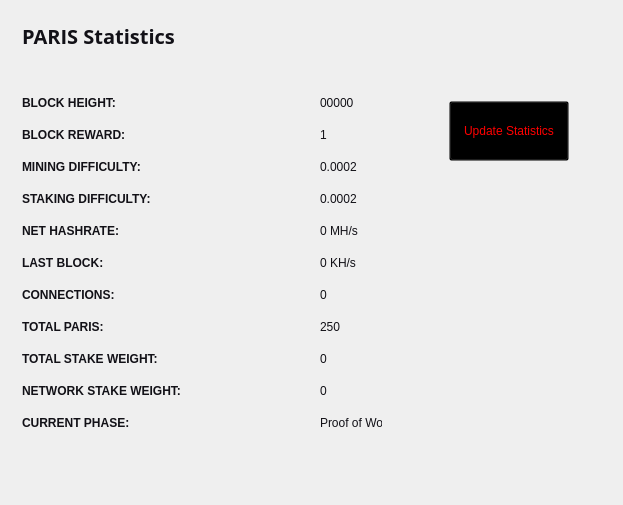
<?xml version="1.0" encoding="UTF-8"?>
<ui version="4.0">
 <class>StatisticsPage</class>
 <widget class="QWidget" name="StatisticsPage">
  <property name="windowModality">
   <enum>Qt::NonModal</enum>
  </property>
  <property name="geometry">
   <rect>
    <x>0</x>
    <y>0</y>
    <width>623</width>
    <height>505</height>
   </rect>
  </property>
  <property name="windowTitle">
   <string>Digging</string>
  </property>
  <property name="styleSheet">
   <string notr="true">color:#ffffff;
font-family:'Open Sans,sans-serif';</string>
  </property>
  <layout class="QGridLayout" name="gridLayout">
   <property name="sizeConstraint">
    <enum>QLayout::SetMaximumSize</enum>
   </property>
   <item row="0" column="1">
    <widget class="QFrame" name="frame">
     <property name="minimumSize">
      <size>
       <width>213</width>
       <height>0</height>
      </size>
     </property>
     <property name="frameShape">
      <enum>QFrame::NoFrame</enum>
     </property>
     <property name="frameShadow">
      <enum>QFrame::Raised</enum>
     </property>
     <widget class="QPushButton" name="startButton">
      <property name="geometry">
       <rect>
        <x>50</x>
        <y>90</y>
        <width>120</width>
        <height>60</height>
       </rect>
      </property>
      <property name="sizePolicy">
       <sizepolicy hsizetype="Fixed" vsizetype="Fixed">
        <horstretch>0</horstretch>
        <verstretch>0</verstretch>
       </sizepolicy>
      </property>
      <property name="minimumSize">
       <size>
        <width>120</width>
        <height>60</height>
       </size>
      </property>
      <property name="styleSheet">
       <string notr="true">background:transparent; color:red;</string>
      </property>
      <property name="text">
       <string>Update Statistics</string>
      </property>
     </widget>
    </widget>
   </item>
   <item row="0" column="0">
    <widget class="QFrame" name="gridFrame_2">
     <layout class="QGridLayout" name="gridLayout_4">
      <item row="3" column="0">
       <layout class="QFormLayout" name="formLayout_2">
        <property name="fieldGrowthPolicy">
         <enum>QFormLayout::FieldsStayAtSizeHint</enum>
        </property>
        <property name="horizontalSpacing">
         <number>139</number>
        </property>
        <property name="verticalSpacing">
         <number>18</number>
        </property>
        <property name="rightMargin">
         <number>0</number>
        </property>
        <item row="1" column="0">
         <widget class="QLabel" name="label_14">
          <property name="text">
           <string>&lt;html&gt;&lt;head/&gt;&lt;body&gt;&lt;p&gt;&lt;span style=&quot; font-weight:600; color:#121117;&quot;&gt;BLOCK HEIGHT:&lt;/span&gt;&lt;/p&gt;&lt;/body&gt;&lt;/html&gt;</string>
          </property>
         </widget>
        </item>
        <item row="1" column="1">
         <widget class="QLabel" name="heightBox">
          <property name="styleSheet">
           <string notr="true">color:#121117;</string>
          </property>
          <property name="text">
           <string>00000</string>
          </property>
         </widget>
        </item>
        <item row="2" column="0">
         <widget class="QLabel" name="label_12">
          <property name="text">
           <string>&lt;html&gt;&lt;head/&gt;&lt;body&gt;&lt;p&gt;&lt;span style=&quot; font-weight:600; color:#121117;&quot;&gt;BLOCK REWARD:&lt;/span&gt;&lt;/p&gt;&lt;/body&gt;&lt;/html&gt;</string>
          </property>
         </widget>
        </item>
        <item row="2" column="1">
         <widget class="QLabel" name="rewardBox">
          <property name="styleSheet">
           <string notr="true">color:#121117;</string>
          </property>
          <property name="text">
           <string>1</string>
          </property>
         </widget>
        </item>
        <item row="3" column="0">
         <widget class="QLabel" name="label_13">
          <property name="text">
           <string>&lt;html&gt;&lt;head/&gt;&lt;body&gt;&lt;p&gt;&lt;span style=&quot; font-weight:600; color:#121117;&quot;&gt;MINING DIFFICULTY:&lt;/span&gt;&lt;/p&gt;&lt;/body&gt;&lt;/html&gt;</string>
          </property>
         </widget>
        </item>
        <item row="3" column="1">
         <widget class="QLabel" name="diffBox">
          <property name="styleSheet">
           <string notr="true">color:#121117;</string>
          </property>
          <property name="text">
           <string>0.0002</string>
          </property>
         </widget>
        </item>
        <item row="4" column="0">
         <widget class="QLabel" name="label_9">
          <property name="text">
           <string>&lt;html&gt;&lt;head/&gt;&lt;body&gt;&lt;p&gt;&lt;span style=&quot; font-weight:600; color:#121117;&quot;&gt;STAKING DIFFICULTY:&lt;/span&gt;&lt;/p&gt;&lt;/body&gt;&lt;/html&gt;</string>
          </property>
         </widget>
        </item>
        <item row="4" column="1">
         <widget class="QLabel" name="diffBox2">
          <property name="styleSheet">
           <string notr="true">color:#121117;</string>
          </property>
          <property name="text">
           <string>0.0002</string>
          </property>
         </widget>
        </item>
        <item row="5" column="1">
         <widget class="QLabel" name="pawrateBox">
          <property name="styleSheet">
           <string notr="true">color:#121117;</string>
          </property>
          <property name="text">
           <string>0 MH/s</string>
          </property>
         </widget>
        </item>
        <item row="6" column="0">
         <widget class="QLabel" name="label3_2">
          <property name="sizePolicy">
           <sizepolicy hsizetype="Preferred" vsizetype="Maximum">
            <horstretch>0</horstretch>
            <verstretch>0</verstretch>
           </sizepolicy>
          </property>
          <property name="text">
           <string>&lt;html&gt;&lt;head/&gt;&lt;body&gt;&lt;p&gt;&lt;span style=&quot; font-weight:600; color:#121117;&quot;&gt;LAST BLOCK:&lt;/span&gt;&lt;/p&gt;&lt;/body&gt;&lt;/html&gt;</string>
          </property>
         </widget>
        </item>
        <item row="6" column="1">
         <widget class="QLabel" name="localBox">
          <property name="styleSheet">
           <string notr="true">color:#121117;</string>
          </property>
          <property name="text">
           <string>0 KH/s</string>
          </property>
         </widget>
        </item>
        <item row="7" column="0">
         <widget class="QLabel" name="label1_2">
          <property name="text">
           <string>&lt;html&gt;&lt;head/&gt;&lt;body&gt;&lt;p&gt;&lt;span style=&quot; font-weight:600; color:#121117;&quot;&gt;CONNECTIONS:&lt;/span&gt;&lt;/p&gt;&lt;/body&gt;&lt;/html&gt;</string>
          </property>
         </widget>
        </item>
        <item row="7" column="1">
         <widget class="QLabel" name="connectionBox">
          <property name="styleSheet">
           <string notr="true">color:#121117;</string>
          </property>
          <property name="text">
           <string>0</string>
          </property>
         </widget>
        </item>
        <item row="8" column="0">
         <widget class="QLabel" name="label_8">
          <property name="text">
           <string>&lt;html&gt;&lt;head/&gt;&lt;body&gt;&lt;p&gt;&lt;span style=&quot; font-weight:600; color:#121117;&quot;&gt;TOTAL PARIS:&lt;/span&gt;&lt;/p&gt;&lt;/body&gt;&lt;/html&gt;</string>
          </property>
         </widget>
        </item>
        <item row="8" column="1">
         <widget class="QLabel" name="volumeBox">
          <property name="styleSheet">
           <string notr="true">color:#121117;</string>
          </property>
          <property name="text">
           <string>250</string>
          </property>
         </widget>
        </item>
        <item row="9" column="0">
         <widget class="QLabel" name="label_10">
          <property name="text">
           <string>&lt;html&gt;&lt;head/&gt;&lt;body&gt;&lt;p&gt;&lt;span style=&quot; font-weight:600; color:#121117;&quot;&gt;TOTAL STAKE WEIGHT:&lt;/span&gt;&lt;/p&gt;&lt;/body&gt;&lt;/html&gt;</string>
          </property>
         </widget>
        </item>
        <item row="9" column="1">
         <widget class="QLabel" name="minBox">
          <property name="styleSheet">
           <string notr="true">color:#121117;</string>
          </property>
          <property name="text">
           <string>0</string>
          </property>
         </widget>
        </item>
        <item row="10" column="0">
         <widget class="QLabel" name="label_11">
          <property name="text">
           <string>&lt;html&gt;&lt;head/&gt;&lt;body&gt;&lt;p&gt;&lt;span style=&quot; font-weight:600; color:#121117;&quot;&gt;NETWORK STAKE WEIGHT:&lt;/span&gt;&lt;/p&gt;&lt;/body&gt;&lt;/html&gt;</string>
          </property>
         </widget>
        </item>
        <item row="10" column="1">
         <widget class="QLabel" name="maxBox">
          <property name="styleSheet">
           <string notr="true">color:#121117;</string>
          </property>
          <property name="text">
           <string>0</string>
          </property>
         </widget>
        </item>
        <item row="11" column="0">
         <widget class="QLabel" name="label_15">
          <property name="text">
           <string>&lt;html&gt;&lt;head/&gt;&lt;body&gt;&lt;p&gt;&lt;span style=&quot; font-weight:600; color:#121117;&quot;&gt;CURRENT PHASE:&lt;/span&gt;&lt;/p&gt;&lt;/body&gt;&lt;/html&gt;</string>
          </property>
         </widget>
        </item>
        <item row="11" column="1">
         <widget class="QLabel" name="cBox">
          <property name="styleSheet">
           <string notr="true">color:#121117;</string>
          </property>
          <property name="text">
           <string>Proof of Work</string>
          </property>
         </widget>
        </item>
        <item row="5" column="0">
         <widget class="QLabel" name="label_16">
          <property name="text">
           <string>&lt;html&gt;&lt;head/&gt;&lt;body&gt;&lt;p&gt;&lt;span style=&quot; font-weight:600; color:#121117;&quot;&gt;NET HASHRATE:&lt;/span&gt;&lt;/p&gt;&lt;/body&gt;&lt;/html&gt;</string>
          </property>
         </widget>
        </item>
       </layout>
      </item>
      <item row="1" column="0">
       <layout class="QHBoxLayout" name="horizontalLayout_4">
        <property name="spacing">
         <number>7</number>
        </property>
        <item>
         <widget class="QLabel" name="label_5">
          <property name="font">
           <font>
            <family>Open Sans,sans-serif</family>
           </font>
          </property>
          <property name="text">
           <string>&lt;html&gt;&lt;head/&gt;&lt;body&gt;&lt;p&gt;&lt;span style=&quot; font-size:20px; font-weight:600; color:#121117;&quot;&gt;PARIS Statistics&lt;/span&gt;&lt;/p&gt;&lt;/body&gt;&lt;/html&gt;</string>
          </property>
         </widget>
        </item>
        <item>
         <spacer name="horizontalSpacer_2">
          <property name="orientation">
           <enum>Qt::Horizontal</enum>
          </property>
          <property name="sizeHint" stdset="0">
           <size>
            <width>40</width>
            <height>20</height>
           </size>
          </property>
         </spacer>
        </item>
       </layout>
      </item>
      <item row="2" column="0">
       <spacer name="verticalSpacer_2">
        <property name="orientation">
         <enum>Qt::Vertical</enum>
        </property>
        <property name="sizeHint" stdset="0">
         <size>
          <width>20</width>
          <height>40</height>
         </size>
        </property>
       </spacer>
      </item>
     </layout>
    </widget>
   </item>
   <item row="1" column="0">
    <spacer name="verticalSpacer">
     <property name="orientation">
      <enum>Qt::Vertical</enum>
     </property>
     <property name="sizeHint" stdset="0">
      <size>
       <width>20</width>
       <height>40</height>
      </size>
     </property>
    </spacer>
   </item>
  </layout>
 </widget>
 <layoutdefault spacing="6" margin="11"/>
 <resources/>
 <connections/>
</ui>
